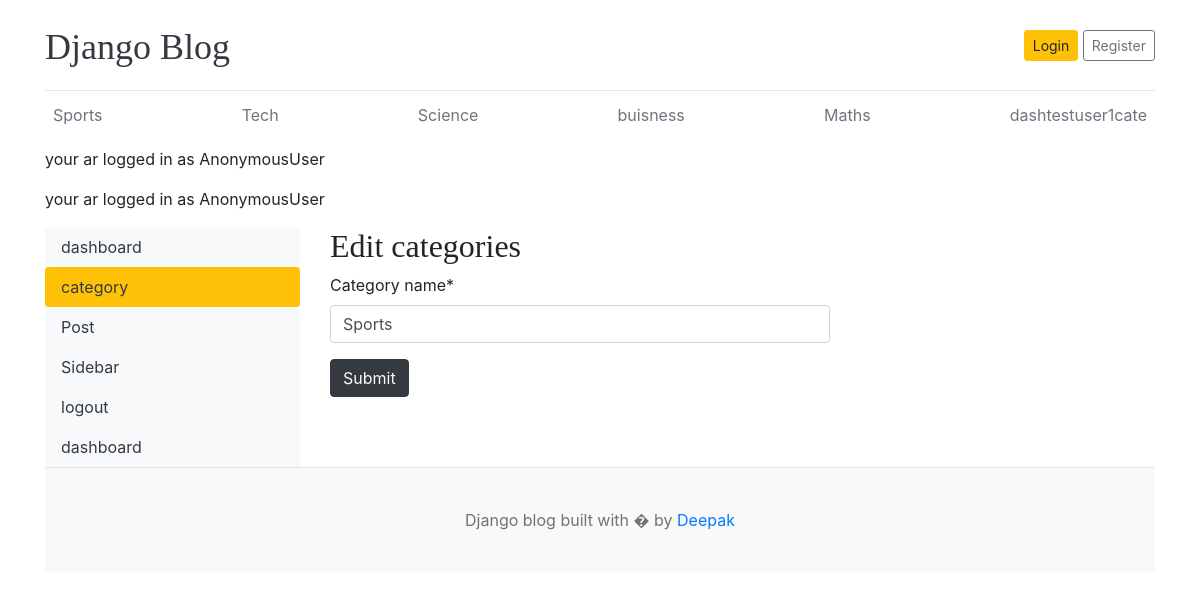
Screenshot of /dashboard/category/edit/1/ with the database file from the repository.
### blog/models.py (models this page shows, shortened)
class Category(models.Model):
    category_name=models.CharField(max_length=255,unique=True)
    created_at=models.DateTimeField(auto_now_add=True)
    updated_at=models.DateTimeField(auto_now=True)
    class Meta:
        verbose_name_plural='categories'

### dashboard/views.py (the view)
# urls.py: path('category/edit/<int:id>/',views.edit_category,name='edit_category'),
def edit_category(request,id):
    category=get_object_or_404(Category,pk=id)
    if request.method=='POST':
        form=CategoryForm(request.POST ,instance=category)
        if form.is_valid():
            form.save()
            return redirect('category')
    form=CategoryForm(instance=category)
    context={
        'form':form,
        'category':category,
    }
    return render(request, 'dashboardx/edit_category.html',context)

### dashboard/forms.py
class CategoryForm(forms.ModelForm):
    class Meta:
        model=Category
        fields='__all__'

### blog/context_processors.py (called while the page is built)
def get_Categories(request):
    categories=Category.objects.all()
    return {'categories':categories}

def get_sociallinks(request):
    sociallinks=sociallink.objects.all()
    return {'sociallinks':sociallinks}

### templates/dashboardx/edit_category.html (shortened to what this page needs)
{% extends 'base.html' %}
{% block content %}
{% load crispy_forms_tags %}
<p>your ar logged in as {{user}}</p>
<p>your ar logged in as {{user}}</p>
<div class="row">
{% include 'dashboardx/sidebar.html' %}
 <div class="col-md-9">
    <h2> Edit categories</h2>
    <form action="{% url 'edit_category' category.id %}" method="POST" style="width: 500px;">
        {{form | crispy}}
        <button type="submit" class="btn btn-dark text-light">Submit</button>
    </form>
 </div>
</div>
{% endblock %}

### templates/base.html (shortened to what this page needs)
{% load static %}
<!DOCTYPE html>
<html lang="en">
<head>
    <link href="https://getbootstrap.com/docs/4.0/dist/css/bootstrap.min.css" rel="stylesheet">
    <link href="{% static 'css/blog.css' %}" rel="stylesheet">
    <link rel="stylesheet" href="https://cdnjs.cloudflare.com/ajax/libs/font-awesome/4.7.0/css/font-awesome.min.css">
  </head>
<body>
    <div class="container">
      <header class="blog-header py-3">
        <div class="row flex-nowrap justify-content-between align-items-center">
          <div class="col-8 pt-1">
            <a class="blog-header-logo text-dark" href="/">Django Blog</a>
          </div>
          <div class="col-4 d-flex justify-content-end align-items-center">
            {% if not user.is_authenticated %}
            <a class="btn btn-sm btn-warning" href="{% url 'login' %}">Login</a> &nbsp;
            <a class="btn btn-sm btn-outline-secondary" href="{% url 'register' %}">Register</a>
            {% else %}
              <span><a href="{% url 'dashboard' %}">dashboard</a> </span>
              <span><a href="{% url 'logout' %}"> Logout </a></span>
            {% endif %}
          </div>
        </div>
      </header>
      <div class="nav-scroller py-1 mb-2">
        <nav class="nav d-flex justify-content-between">
          {% for category in categories %}
          <a class="p-2 text-muted" href="{% url 'posts_by_category' category.id %}">{{category.category_name}}</a>
          {% endfor %}
        </nav>
      </div>
{% block content %}
{% endblock %}
<footer class="blog-footer">
    <p>Django blog built with � by <a href="#">Deepak</a></p>
  </footer>
  </body>
  </html>

### blog_main/static/css/blog.css (style rules this page uses)
.blog-header { border-bottom: 1px solid #e5e5e5; }
.blog-header-logo { font-family: "Playfair Display", Georgia, "Times New Roman", serif; font-size: 2.25rem; }
h1, h2, h3, h4, h5, h6 { font-family: "Playfair Display", Georgia, "Times New Roman", serif; }
.blog-footer { padding: 2.5rem 0; color: #727272; text-align: center; background-color: #f9f9f9; border-top: .05rem solid #e5e5e5; }
.blog-footer p:last-child { margin-bottom: 0; }

### rows the page displays
Category: category_name "Sports"
Category: category_name "Tech"
Category: category_name "Science"
Category: category_name "buisness"
Category: category_name "Maths"
Category: category_name "dashtestuser1cate"

### other values shown
{{ user }} "AnonymousUser"
